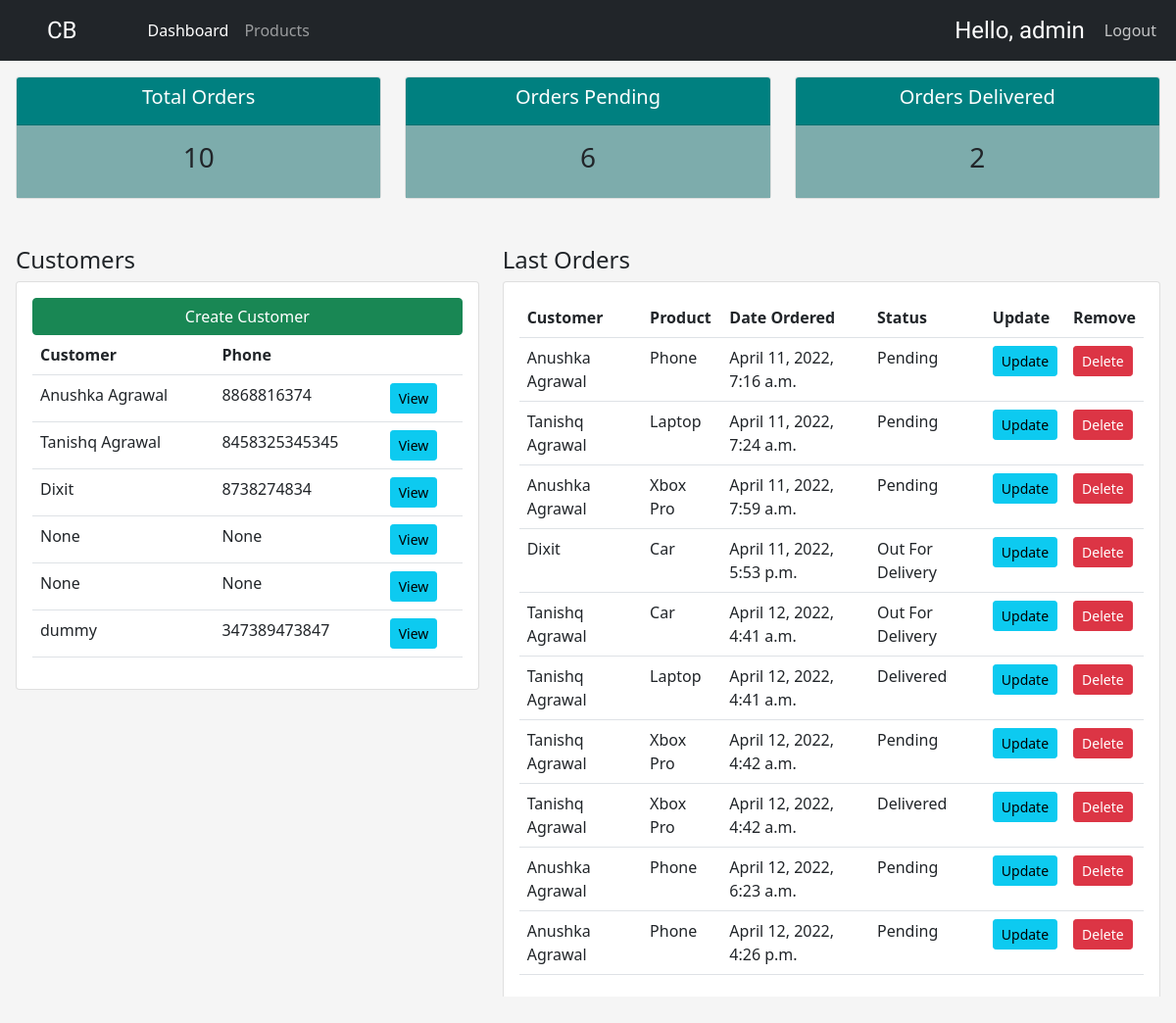
Page / (signed in) on the earlier database version.
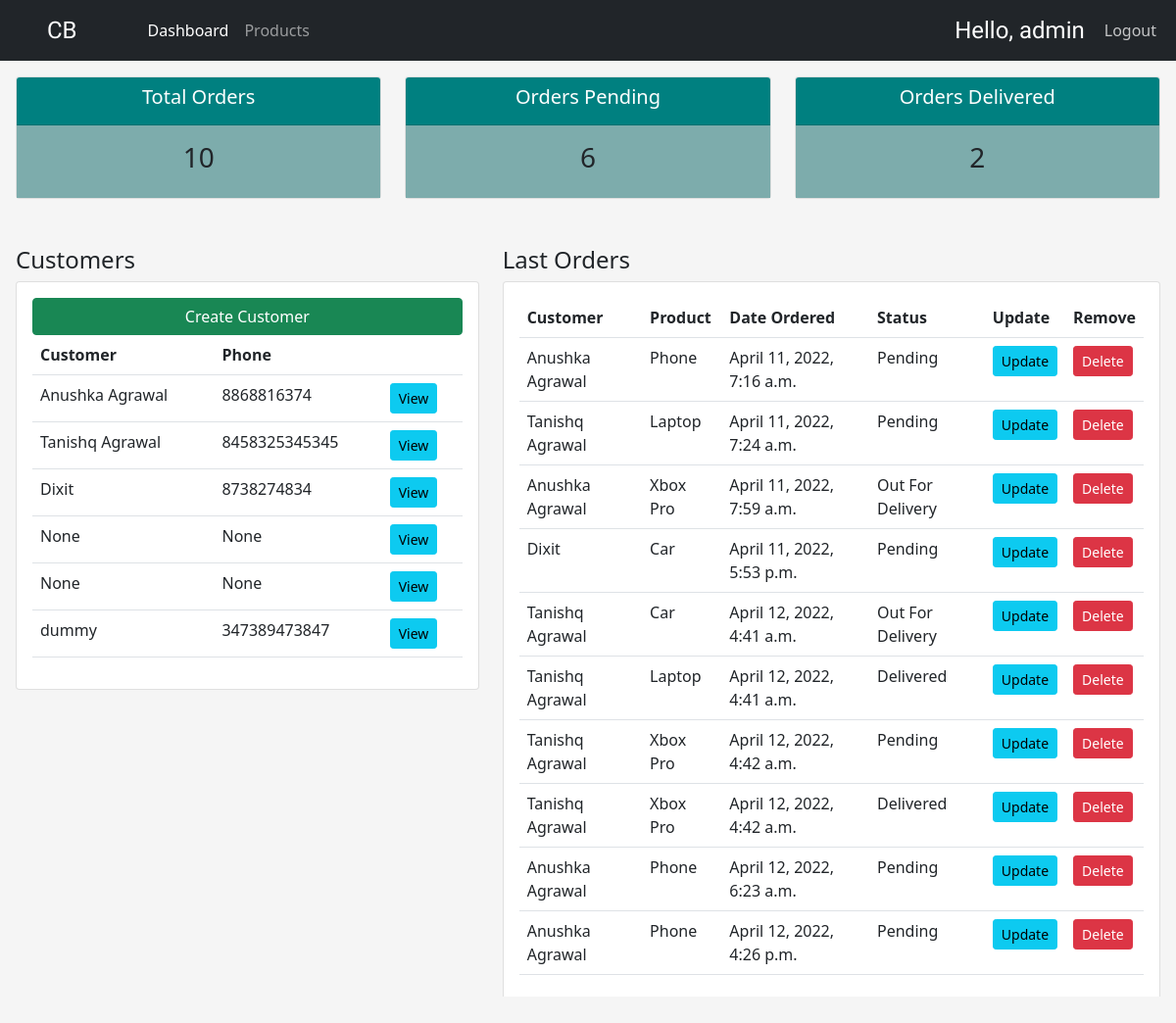
Same page on the later database version.
### myapp/models.py (models this page shows, shortened)
class Order(models.Model):
    STATUS = (
        ('Pending', 'Pending'),
        ('Out For Delivery', 'Out For Delivery'),
        ('Delivered', 'Delivered')
    )
    customer = models.ForeignKey(
        Customer, null=True, on_delete=models.SET_NULL)
    products = models.ForeignKey(Product, null=True, on_delete=models.SET_NULL)
    date_created = models.DateTimeField(auto_now_add=True, null=True)
    status = models.CharField(max_length=200, null=True, choices=STATUS)
    note = models.CharField(max_length=1000, null=True, blank=True)

class Customer(models.Model):
    user = models.OneToOneField(
        User, null=True, blank=True, on_delete=models.CASCADE)
    name = models.CharField(max_length=200, null=True)
    phone = models.CharField(max_length=200, null=True)
    email = models.CharField(max_length=200, null=True)
    date_created = models.DateTimeField(auto_now_add=True, null=True)
    profile_pic = models.ImageField(
        default="profile-pic.jpg", null=True, blank=True)
    def __str__(self):
        return self.name

class Product(models.Model):
    CATEGORY = (
        ('Indoor', 'Indoor'),
        ('Outdoor', 'Outdoor')
    )
    name = models.CharField(max_length=200, null=True)
    price = models.FloatField()
    category = models.CharField(max_length=200, null=True, choices=CATEGORY)
    description = models.CharField(max_length=200, null=True)
    date_created = models.DateTimeField(auto_now_add=True, null=True)
    tag = models.ManyToManyField(Tag)
    def __str__(self):
        return self.name

### myapp/decorators.py (the view)
    def wrapper_func(request, *args, **kwargs):
        group = None
        if request.user.groups.exists():
            group = request.user.groups.all()[0].name
        if group == 'customer':
            return redirect('user-page')
        if group == 'admin':
            return view_func(request, *args, **kwargs)

### myapp/views.py (called while the page is built)
@login_required(login_url='login')
@admin_only
def home(request):
    orders = Order.objects.all()
    customers = Customer.objects.all()
    total_orders = orders.count()
    delivered = orders.filter(status='Delivered').count()
    pending = orders.filter(status='Pending').count()
    context = {'orders': orders, 'customers': customers,
               'total_orders': total_orders, 'delivered': delivered, 'pending': pending}
    return render(request, 'myapp/dashboard.html', context)

### myapp/templates/myapp/dashboard.html
{% extends 'myapp/main.html' %}
{% block content %}
{% include 'myapp/status.html' %}
<div class="row p-3">
    <div class="col-md-5">
        <h4>Customers</h4>
        <div class="card card-body">
            <a href="" class="btn btn-success">Create Customer</a>
            <table class="table">
                <tr>
                    <th>Customer</th>
                    <th>Phone</th>
                    <th></th>
                </tr>
                {% for customer in customers %}
                <tr>
                    <td>{{customer.name}}</td>
                    <td>{{customer.phone}}</td>
                    <td><a class="btn btn-info btn-sm"  href="{% url 'customers' customer.id %}">View</a></td>
                </tr>
                {% endfor %}
            </table>
        </div>
    </div>
    <div class="col-md-7">
        <h4>Last Orders</h4>
        <div class="card card-body">
            <table class="table">
                <tr>
                    <th>Customer</th>
                    <th>Product</th>
                    <th>Date Ordered</th>
                    <th>Status</th>
                    <th>Update</th>
                    <th>Remove</th>
                </tr>
                {% for order in orders %}
                <tr>
                    <td>{{order.customer}}</td>
                    <td>{{order.products}}</td>
                    <td>{{order.date_created}}</td>
                    <td>{{order.status}}</td>
                    <td><a class="btn btn-info btn-sm"  href="{% url 'update_order' order.id %}">Update</a></td>
                    <td><a class="btn btn-danger btn-sm" href="{% url 'delete_order' order.id %}">Delete</a></td>
                </tr>
                {% endfor %}
            </table>
        </div>
    </div>
</div>
{%  endblock%}

Differences in the rows shown:
changed Order "April 11, 2022, 7:59 a.m.": status "Pending" → "Out For Delivery"
changed Order "April 11, 2022, 5:53 p.m.": status "Out For Delivery" → "Pending"
